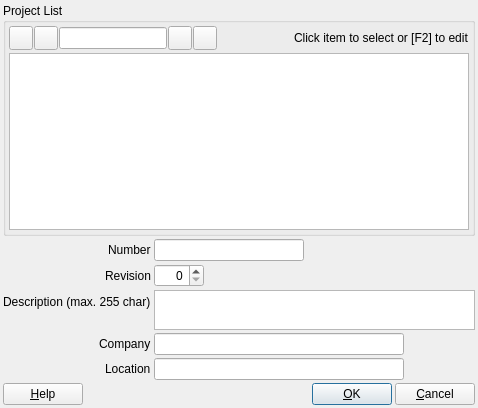
<?xml version="1.0" encoding="UTF-8"?>
<ui version="4.0">
 <class>RB_ProjectEditDialog</class>
 <widget class="QDialog" name="RB_ProjectEditDialog">
  <property name="geometry">
   <rect>
    <x>0</x>
    <y>0</y>
    <width>478</width>
    <height>408</height>
   </rect>
  </property>
  <property name="windowTitle">
   <string>Dialog</string>
  </property>
  <layout class="QGridLayout" name="gridLayout_2">
   <property name="leftMargin">
    <number>3</number>
   </property>
   <property name="topMargin">
    <number>3</number>
   </property>
   <property name="rightMargin">
    <number>3</number>
   </property>
   <property name="bottomMargin">
    <number>3</number>
   </property>
   <property name="spacing">
    <number>3</number>
   </property>
   <item row="0" column="0">
    <widget class="QGroupBox" name="gbProject">
     <property name="sizePolicy">
      <sizepolicy hsizetype="Preferred" vsizetype="Expanding">
       <horstretch>0</horstretch>
       <verstretch>1</verstretch>
      </sizepolicy>
     </property>
     <property name="sizeIncrement">
      <size>
       <width>0</width>
       <height>1</height>
      </size>
     </property>
     <property name="baseSize">
      <size>
       <width>0</width>
       <height>500</height>
      </size>
     </property>
     <property name="title">
      <string>Project List</string>
     </property>
     <layout class="QGridLayout" name="gridLayout">
      <property name="leftMargin">
       <number>3</number>
      </property>
      <property name="topMargin">
       <number>3</number>
      </property>
      <property name="rightMargin">
       <number>3</number>
      </property>
      <property name="bottomMargin">
       <number>3</number>
      </property>
      <property name="spacing">
       <number>3</number>
      </property>
      <item row="0" column="0">
       <layout class="QHBoxLayout" name="hlAdd">
        <property name="spacing">
         <number>1</number>
        </property>
        <item>
         <widget class="QToolButton" name="pbAdd">
          <property name="minimumSize">
           <size>
            <width>24</width>
            <height>24</height>
           </size>
          </property>
          <property name="maximumSize">
           <size>
            <width>24</width>
            <height>24</height>
           </size>
          </property>
          <property name="text">
           <string/>
          </property>
          <property name="icon">
           <iconset resource="db.qrc">
            <normaloff>:/images/icons/add.png</normaloff>:/images/icons/add.png</iconset>
          </property>
         </widget>
        </item>
        <item>
         <widget class="QToolButton" name="pbDelete">
          <property name="minimumSize">
           <size>
            <width>24</width>
            <height>24</height>
           </size>
          </property>
          <property name="maximumSize">
           <size>
            <width>24</width>
            <height>24</height>
           </size>
          </property>
          <property name="text">
           <string/>
          </property>
          <property name="icon">
           <iconset resource="db.qrc">
            <normaloff>:/images/icons/delete.png</normaloff>:/images/icons/delete.png</iconset>
          </property>
         </widget>
        </item>
        <item>
         <widget class="QLineEdit" name="leFind"/>
        </item>
        <item>
         <widget class="QToolButton" name="pbFilter">
          <property name="minimumSize">
           <size>
            <width>24</width>
            <height>24</height>
           </size>
          </property>
          <property name="maximumSize">
           <size>
            <width>24</width>
            <height>24</height>
           </size>
          </property>
          <property name="toolTip">
           <string>Filter</string>
          </property>
          <property name="text">
           <string/>
          </property>
          <property name="icon">
           <iconset resource="db.qrc">
            <normaloff>:/images/icons/filter.png</normaloff>:/images/icons/filter.png</iconset>
          </property>
         </widget>
        </item>
        <item>
         <widget class="QToolButton" name="pbFilterClear">
          <property name="minimumSize">
           <size>
            <width>24</width>
            <height>24</height>
           </size>
          </property>
          <property name="maximumSize">
           <size>
            <width>24</width>
            <height>24</height>
           </size>
          </property>
          <property name="toolTip">
           <string>Empty filter</string>
          </property>
          <property name="text">
           <string/>
          </property>
          <property name="icon">
           <iconset resource="db.qrc">
            <normaloff>:/images/icons/filter_empty.png</normaloff>:/images/icons/filter_empty.png</iconset>
          </property>
         </widget>
        </item>
        <item>
         <spacer name="horizontalSpacer_2">
          <property name="orientation">
           <enum>Qt::Horizontal</enum>
          </property>
          <property name="sizeHint" stdset="0">
           <size>
            <width>40</width>
            <height>20</height>
           </size>
          </property>
         </spacer>
        </item>
        <item>
         <widget class="QLabel" name="lblTvInfo">
          <property name="text">
           <string>Click item to select or [F2] to edit</string>
          </property>
         </widget>
        </item>
       </layout>
      </item>
      <item row="1" column="0">
       <widget class="QTableView" name="tableView">
        <property name="sizePolicy">
         <sizepolicy hsizetype="Expanding" vsizetype="Expanding">
          <horstretch>0</horstretch>
          <verstretch>1</verstretch>
         </sizepolicy>
        </property>
        <property name="minimumSize">
         <size>
          <width>0</width>
          <height>0</height>
         </size>
        </property>
        <property name="maximumSize">
         <size>
          <width>16777215</width>
          <height>16777215</height>
         </size>
        </property>
        <property name="sizeIncrement">
         <size>
          <width>0</width>
          <height>0</height>
         </size>
        </property>
        <property name="baseSize">
         <size>
          <width>0</width>
          <height>0</height>
         </size>
        </property>
       </widget>
      </item>
     </layout>
    </widget>
   </item>
   <item row="2" column="0">
    <layout class="QHBoxLayout" name="hlOk">
     <property name="spacing">
      <number>3</number>
     </property>
     <item>
      <widget class="QPushButton" name="pbHelp">
       <property name="text">
        <string>&amp;Help</string>
       </property>
      </widget>
     </item>
     <item>
      <spacer name="horizontalSpacer">
       <property name="orientation">
        <enum>Qt::Horizontal</enum>
       </property>
       <property name="sizeHint" stdset="0">
        <size>
         <width>40</width>
         <height>20</height>
        </size>
       </property>
      </spacer>
     </item>
     <item>
      <widget class="QPushButton" name="pbOk">
       <property name="text">
        <string>&amp;OK</string>
       </property>
       <property name="default">
        <bool>true</bool>
       </property>
      </widget>
     </item>
     <item>
      <widget class="QPushButton" name="pbCancel">
       <property name="text">
        <string>&amp;Cancel</string>
       </property>
      </widget>
     </item>
    </layout>
   </item>
   <item row="1" column="0">
    <layout class="QFormLayout" name="formLayout">
     <property name="sizeConstraint">
      <enum>QLayout::SetDefaultConstraint</enum>
     </property>
     <property name="fieldGrowthPolicy">
      <enum>QFormLayout::ExpandingFieldsGrow</enum>
     </property>
     <property name="labelAlignment">
      <set>Qt::AlignRight|Qt::AlignTrailing|Qt::AlignVCenter</set>
     </property>
     <property name="horizontalSpacing">
      <number>3</number>
     </property>
     <property name="verticalSpacing">
      <number>3</number>
     </property>
     <item row="0" column="0">
      <widget class="QLabel" name="lblNumber">
       <property name="text">
        <string>Number</string>
       </property>
      </widget>
     </item>
     <item row="0" column="1">
      <widget class="QLineEdit" name="leNumber">
       <property name="minimumSize">
        <size>
         <width>150</width>
         <height>0</height>
        </size>
       </property>
       <property name="maximumSize">
        <size>
         <width>150</width>
         <height>16777215</height>
        </size>
       </property>
      </widget>
     </item>
     <item row="1" column="0">
      <widget class="QLabel" name="lblRevision">
       <property name="text">
        <string>Revision</string>
       </property>
      </widget>
     </item>
     <item row="2" column="0">
      <widget class="QLabel" name="lblDescription">
       <property name="text">
        <string>Description (max. 255 char)</string>
       </property>
      </widget>
     </item>
     <item row="2" column="1">
      <widget class="QPlainTextEdit" name="pteDescription">
       <property name="sizePolicy">
        <sizepolicy hsizetype="Expanding" vsizetype="Expanding">
         <horstretch>0</horstretch>
         <verstretch>0</verstretch>
        </sizepolicy>
       </property>
       <property name="minimumSize">
        <size>
         <width>0</width>
         <height>40</height>
        </size>
       </property>
       <property name="maximumSize">
        <size>
         <width>16777215</width>
         <height>40</height>
        </size>
       </property>
       <property name="tabChangesFocus">
        <bool>true</bool>
       </property>
       <property name="backgroundVisible">
        <bool>false</bool>
       </property>
      </widget>
     </item>
     <item row="3" column="0">
      <widget class="QLabel" name="lblCompany">
       <property name="text">
        <string>Company</string>
       </property>
      </widget>
     </item>
     <item row="3" column="1">
      <widget class="QLineEdit" name="leCompany">
       <property name="minimumSize">
        <size>
         <width>250</width>
         <height>0</height>
        </size>
       </property>
       <property name="maximumSize">
        <size>
         <width>250</width>
         <height>16777215</height>
        </size>
       </property>
       <property name="sizeIncrement">
        <size>
         <width>0</width>
         <height>0</height>
        </size>
       </property>
      </widget>
     </item>
     <item row="4" column="0">
      <widget class="QLabel" name="lblLocation">
       <property name="text">
        <string>Location</string>
       </property>
      </widget>
     </item>
     <item row="4" column="1">
      <widget class="QLineEdit" name="leLocation">
       <property name="minimumSize">
        <size>
         <width>250</width>
         <height>0</height>
        </size>
       </property>
       <property name="maximumSize">
        <size>
         <width>250</width>
         <height>16777215</height>
        </size>
       </property>
      </widget>
     </item>
     <item row="1" column="1">
      <widget class="QSpinBox" name="sbRevision">
       <property name="minimumSize">
        <size>
         <width>50</width>
         <height>0</height>
        </size>
       </property>
       <property name="alignment">
        <set>Qt::AlignRight|Qt::AlignTrailing|Qt::AlignVCenter</set>
       </property>
       <property name="maximum">
        <number>999</number>
       </property>
      </widget>
     </item>
    </layout>
   </item>
  </layout>
 </widget>
 <tabstops>
  <tabstop>tableView</tabstop>
  <tabstop>pbAdd</tabstop>
  <tabstop>pbDelete</tabstop>
  <tabstop>leFind</tabstop>
  <tabstop>pbFilter</tabstop>
  <tabstop>pbFilterClear</tabstop>
  <tabstop>leNumber</tabstop>
  <tabstop>sbRevision</tabstop>
  <tabstop>pteDescription</tabstop>
  <tabstop>leCompany</tabstop>
  <tabstop>leLocation</tabstop>
  <tabstop>pbOk</tabstop>
  <tabstop>pbCancel</tabstop>
  <tabstop>pbHelp</tabstop>
 </tabstops>
 <resources>
  <include location="db.qrc"/>
 </resources>
 <connections/>
</ui>
